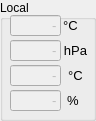
    <widget class="QGroupBox" name="groupBox_6">
     <property name="geometry">
      <rect>
       <x>575</x>
       <y>45</y>
       <width>96</width>
       <height>121</height>
      </rect>
     </property>
     <property name="title">
      <string>Local</string>
     </property>
     <widget class="QLineEdit" name="localTemp">
      <property name="enabled">
       <bool>false</bool>
      </property>
      <property name="geometry">
       <rect>
        <x>10</x>
        <y>15</y>
        <width>51</width>
        <height>21</height>
       </rect>
      </property>
      <property name="font">
       <font>
        <family>Arial</family>
        <pointsize>10</pointsize>
        <weight>50</weight>
        <bold>false</bold>
       </font>
      </property>
      <property name="mouseTracking">
       <bool>false</bool>
      </property>
      <property name="focusPolicy">
       <enum>Qt::NoFocus</enum>
      </property>
      <property name="acceptDrops">
       <bool>false</bool>
      </property>
      <property name="toolTip">
       <string>shows the refraction temperature used in mount</string>
      </property>
      <property name="layoutDirection">
       <enum>Qt::RightToLeft</enum>
      </property>
      <property name="text">
       <string>-</string>
      </property>
      <property name="maxLength">
       <number>8</number>
      </property>
      <property name="alignment">
       <set>Qt::AlignRight|Qt::AlignTrailing|Qt::AlignVCenter</set>
      </property>
      <property name="readOnly">
       <bool>true</bool>
      </property>
     </widget>
     <widget class="QLabel" name="label_253">
      <property name="geometry">
       <rect>
        <x>60</x>
        <y>40</y>
        <width>31</width>
        <height>20</height>
       </rect>
      </property>
      <property name="font">
       <font>
        <pointsize>10</pointsize>
       </font>
      </property>
      <property name="text">
       <string>hPa</string>
      </property>
      <property name="alignment">
       <set>Qt::AlignCenter</set>
      </property>
      <property name="wordWrap">
       <bool>false</bool>
      </property>
     </widget>
     <widget class="QLabel" name="label_254">
      <property name="geometry">
       <rect>
        <x>60</x>
        <y>15</y>
        <width>21</width>
        <height>20</height>
       </rect>
      </property>
      <property name="font">
       <font>
        <pointsize>10</pointsize>
       </font>
      </property>
      <property name="text">
       <string>°C</string>
      </property>
      <property name="alignment">
       <set>Qt::AlignCenter</set>
      </property>
      <property name="wordWrap">
       <bool>false</bool>
      </property>
     </widget>
     <widget class="QLineEdit" name="localPress">
      <property name="enabled">
       <bool>false</bool>
      </property>
      <property name="geometry">
       <rect>
        <x>10</x>
        <y>40</y>
        <width>51</width>
        <height>21</height>
       </rect>
      </property>
      <property name="font">
       <font>
        <family>Arial</family>
        <pointsize>10</pointsize>
        <weight>50</weight>
        <bold>false</bold>
       </font>
      </property>
      <property name="mouseTracking">
       <bool>false</bool>
      </property>
      <property name="focusPolicy">
       <enum>Qt::NoFocus</enum>
      </property>
      <property name="acceptDrops">
       <bool>false</bool>
      </property>
      <property name="toolTip">
       <string>shows the refraction pressure used in mount</string>
      </property>
      <property name="layoutDirection">
       <enum>Qt::RightToLeft</enum>
      </property>
      <property name="text">
       <string>-</string>
      </property>
      <property name="maxLength">
       <number>8</number>
      </property>
      <property name="alignment">
       <set>Qt::AlignRight|Qt::AlignTrailing|Qt::AlignVCenter</set>
      </property>
      <property name="readOnly">
       <bool>true</bool>
      </property>
     </widget>
     <widget class="QLineEdit" name="localDewPoint">
      <property name="enabled">
       <bool>false</bool>
      </property>
      <property name="geometry">
       <rect>
        <x>10</x>
        <y>65</y>
        <width>51</width>
        <height>21</height>
       </rect>
      </property>
      <property name="font">
       <font>
        <family>Arial</family>
        <pointsize>10</pointsize>
        <weight>50</weight>
        <bold>false</bold>
       </font>
      </property>
      <property name="mouseTracking">
       <bool>false</bool>
      </property>
      <property name="focusPolicy">
       <enum>Qt::NoFocus</enum>
      </property>
      <property name="acceptDrops">
       <bool>false</bool>
      </property>
      <property name="toolTip">
       <string/>
      </property>
      <property name="layoutDirection">
       <enum>Qt::RightToLeft</enum>
      </property>
      <property name="text">
       <string>-</string>
      </property>
      <property name="maxLength">
       <number>8</number>
      </property>
      <property name="alignment">
       <set>Qt::AlignRight|Qt::AlignTrailing|Qt::AlignVCenter</set>
      </property>
      <property name="readOnly">
       <bool>true</bool>
      </property>
     </widget>
     <widget class="QLineEdit" name="localHumidity">
      <property name="enabled">
       <bool>false</bool>
      </property>
      <property name="geometry">
       <rect>
        <x>10</x>
        <y>90</y>
        <width>51</width>
        <height>21</height>
       </rect>
      </property>
      <property name="font">
       <font>
        <family>Arial</family>
        <pointsize>10</pointsize>
        <weight>50</weight>
        <bold>false</bold>
       </font>
      </property>
      <property name="mouseTracking">
       <bool>false</bool>
      </property>
      <property name="focusPolicy">
       <enum>Qt::NoFocus</enum>
      </property>
      <property name="acceptDrops">
       <bool>false</bool>
      </property>
      <property name="toolTip">
       <string/>
      </property>
      <property name="layoutDirection">
       <enum>Qt::RightToLeft</enum>
      </property>
      <property name="text">
       <string>-</string>
      </property>
      <property name="maxLength">
       <number>8</number>
      </property>
      <property name="alignment">
       <set>Qt::AlignRight|Qt::AlignTrailing|Qt::AlignVCenter</set>
      </property>
      <property name="readOnly">
       <bool>true</bool>
      </property>
     </widget>
     <widget class="QLabel" name="label_123">
      <property name="geometry">
       <rect>
        <x>65</x>
        <y>65</y>
        <width>21</width>
        <height>20</height>
       </rect>
      </property>
      <property name="font">
       <font>
        <pointsize>10</pointsize>
       </font>
      </property>
      <property name="text">
       <string>°C</string>
      </property>
      <property name="alignment">
       <set>Qt::AlignCenter</set>
      </property>
      <property name="wordWrap">
       <bool>false</bool>
      </property>
     </widget>
     <widget class="QLabel" name="label_134">
      <property name="geometry">
       <rect>
        <x>60</x>
        <y>90</y>
        <width>26</width>
        <height>20</height>
       </rect>
      </property>
      <property name="font">
       <font>
        <pointsize>10</pointsize>
       </font>
      </property>
      <property name="text">
       <string>%</string>
      </property>
      <property name="alignment">
       <set>Qt::AlignCenter</set>
      </property>
      <property name="wordWrap">
       <bool>false</bool>
      </property>
     </widget>
    </widget>
